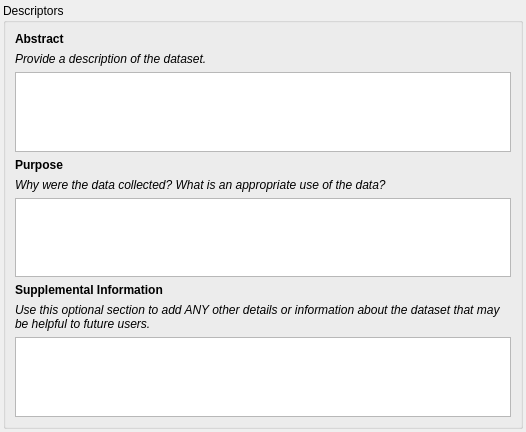
<?xml version="1.0" encoding="UTF-8"?>
<ui version="4.0">
 <class>Form</class>
 <widget class="QWidget" name="Form">
  <property name="geometry">
   <rect>
    <x>0</x>
    <y>0</y>
    <width>526</width>
    <height>432</height>
   </rect>
  </property>
  <property name="windowTitle">
   <string>Form</string>
  </property>
  <layout class="QHBoxLayout" name="horizontalLayout">
   <property name="leftMargin">
    <number>3</number>
   </property>
   <property name="topMargin">
    <number>3</number>
   </property>
   <property name="rightMargin">
    <number>3</number>
   </property>
   <property name="bottomMargin">
    <number>3</number>
   </property>
   <item>
    <widget class="QGroupBox" name="fgdc_descript">
     <property name="title">
      <string>Descriptors</string>
     </property>
     <layout class="QVBoxLayout" name="verticalLayout">
      <item>
       <widget class="QLabel" name="label_5">
        <property name="font">
         <font>
          <family>Arial</family>
          <pointsize>9</pointsize>
          <weight>75</weight>
          <bold>true</bold>
         </font>
        </property>
        <property name="text">
         <string>Abstract</string>
        </property>
       </widget>
      </item>
      <item>
       <widget class="QLabel" name="label_2">
        <property name="font">
         <font>
          <family>Arial</family>
          <pointsize>9</pointsize>
          <italic>true</italic>
         </font>
        </property>
        <property name="styleSheet">
         <string notr="true">font: italic;</string>
        </property>
        <property name="text">
         <string>Provide a description of the dataset.</string>
        </property>
        <property name="wordWrap">
         <bool>true</bool>
        </property>
       </widget>
      </item>
      <item>
       <widget class="QPlainTextEdit" name="fgdc_abstract">
        <property name="font">
         <font>
          <family>Arial</family>
          <pointsize>9</pointsize>
         </font>
        </property>
        <property name="acceptDrops">
         <bool>false</bool>
        </property>
        <property name="plainText">
         <string/>
        </property>
        <property name="overwriteMode">
         <bool>true</bool>
        </property>
       </widget>
      </item>
      <item>
       <widget class="QLabel" name="label_6">
        <property name="font">
         <font>
          <family>Arial</family>
          <pointsize>9</pointsize>
          <weight>75</weight>
          <bold>true</bold>
         </font>
        </property>
        <property name="text">
         <string>Purpose</string>
        </property>
       </widget>
      </item>
      <item>
       <widget class="QLabel" name="label_3">
        <property name="font">
         <font>
          <family>Arial</family>
          <pointsize>9</pointsize>
          <italic>true</italic>
         </font>
        </property>
        <property name="styleSheet">
         <string notr="true">font: italic;</string>
        </property>
        <property name="text">
         <string>Why were the data collected? What is an appropriate use of the data?</string>
        </property>
        <property name="wordWrap">
         <bool>true</bool>
        </property>
       </widget>
      </item>
      <item>
       <widget class="QPlainTextEdit" name="fgdc_purpose">
        <property name="font">
         <font>
          <family>Arial</family>
          <pointsize>9</pointsize>
         </font>
        </property>
        <property name="acceptDrops">
         <bool>false</bool>
        </property>
        <property name="plainText">
         <string/>
        </property>
        <property name="overwriteMode">
         <bool>true</bool>
        </property>
       </widget>
      </item>
      <item>
       <widget class="QLabel" name="label_4">
        <property name="font">
         <font>
          <family>Arial</family>
          <pointsize>9</pointsize>
          <weight>75</weight>
          <bold>true</bold>
         </font>
        </property>
        <property name="text">
         <string>Supplemental Information</string>
        </property>
       </widget>
      </item>
      <item>
       <widget class="QLabel" name="label">
        <property name="font">
         <font>
          <family>Arial</family>
          <pointsize>9</pointsize>
          <italic>true</italic>
         </font>
        </property>
        <property name="styleSheet">
         <string notr="true">font: italic;</string>
        </property>
        <property name="text">
         <string>Use this optional section to add ANY other details or information about the dataset that may be helpful to future users.</string>
        </property>
        <property name="wordWrap">
         <bool>true</bool>
        </property>
       </widget>
      </item>
      <item>
       <widget class="QPlainTextEdit" name="fgdc_supplinf">
        <property name="font">
         <font>
          <family>Arial</family>
          <pointsize>9</pointsize>
         </font>
        </property>
        <property name="acceptDrops">
         <bool>false</bool>
        </property>
        <property name="plainText">
         <string/>
        </property>
        <property name="overwriteMode">
         <bool>true</bool>
        </property>
       </widget>
      </item>
     </layout>
    </widget>
   </item>
  </layout>
 </widget>
 <resources/>
 <connections/>
</ui>
